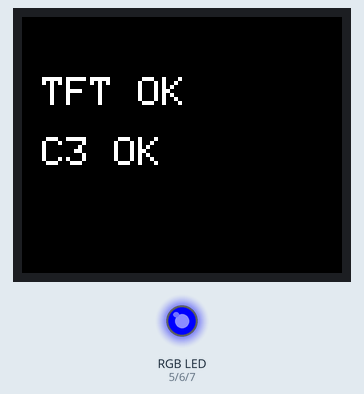
The sketch below on a simulated Arduino Uno, built for the host (arithmetic inside an expression is 32-bit, double 64-bit). Parts: 160×128 colour display, an RGB LED mixed from three pins (HIGH = lit). What the sketch prints to the serial monitor is not drawn.

Above: at 2.1 s.

The sketch:

testrgb.ino
```cpp
#include <SPI.h>
#include <Adafruit_GFX.h>
#include <Adafruit_ST7735.h>

#define TFT_SCLK 8
#define TFT_MOSI 10
#define TFT_CS   1
#define TFT_RST  3
#define TFT_DC   2

Adafruit_ST7735 tft(TFT_CS, TFT_DC, TFT_RST);

#define LED_R 5
#define LED_G 6
#define LED_B 7

void setRGB(bool r, bool g, bool b) {
  digitalWrite(LED_R, r ? HIGH : LOW);
  digitalWrite(LED_G, g ? HIGH : LOW);
  digitalWrite(LED_B, b ? HIGH : LOW);
}

void setup() {
  Serial.begin(115200);
  delay(300);
  Serial.println("C3 + TFT test");

  pinMode(LED_R, OUTPUT);
  pinMode(LED_G, OUTPUT);
  pinMode(LED_B, OUTPUT);
  setRGB(LOW, LOW, LOW);

  SPI.begin(TFT_SCLK, -1, TFT_MOSI, TFT_CS);
  tft.initR(INITR_BLACKTAB);
  tft.setRotation(1);

  tft.fillScreen(ST77XX_RED);
  delay(500);
  tft.fillScreen(ST77XX_GREEN);
  delay(500);
  tft.fillScreen(ST77XX_BLUE);
  delay(500);
  tft.fillScreen(ST77XX_BLACK);

  tft.setTextColor(ST77XX_WHITE);
  tft.setTextSize(2);
  tft.setCursor(10, 30);
  tft.println("TFT OK");
  tft.setCursor(10, 60);
  tft.println("C3 OK");

  setRGB(LOW, LOW, HIGH);   // biru = ready
  Serial.println("Semua OK");
}

void loop() {
  static unsigned long last = 0;
  if (millis() - last > 2000) {
    last = millis();
    Serial.println("Loop...");
  }
  delay(20);
}
```
